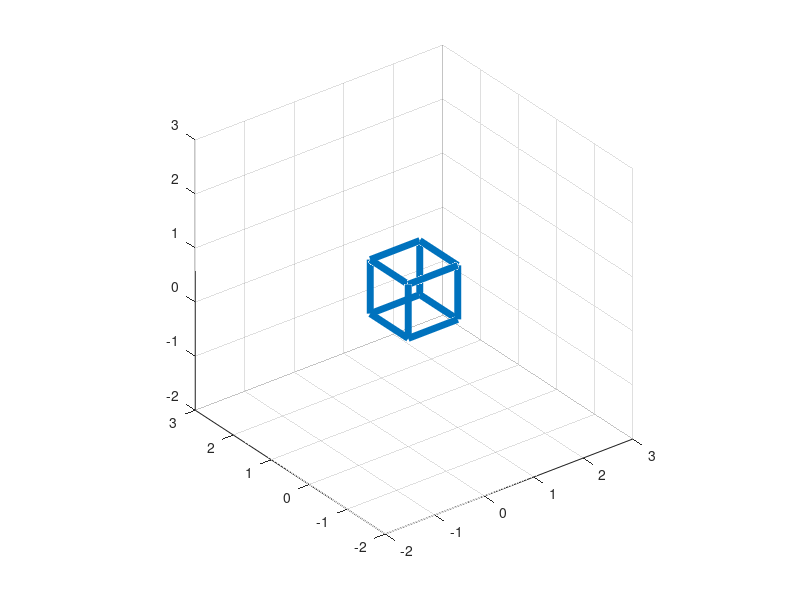

Write the MATLAB code that produced this figure.
clear all; close all;
xvect=[0,1,1,0,0];yvect=[0,0,1,1,0];zvect=zeros(1,5);
xvect=[xvect,xvect]; yvect=[yvect,yvect];zvect=[zvect,ones(1,5)];
xvect=[xvect,nan,1,1,nan,1,1,nan,0,0];
yvect=[yvect,nan,0,0,nan,1,1,nan,1,1];
zvect=[zvect,nan,0,1,nan,0,1,nan,0,1];
vect=[xvect;yvect;zvect];
plot3(vect(1,:),vect(2,:),vect(3,:),'linewidth',5);
axis equal;grid;
axis([-2,3,-2,3,-2,3]);

